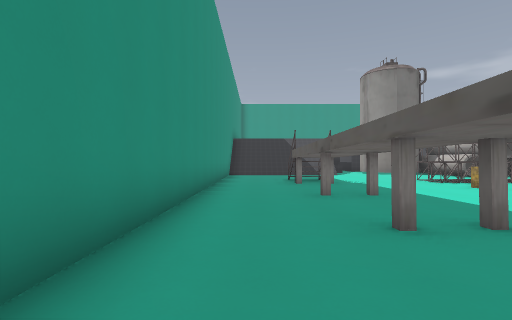
view 1 (above)

24 first-person views from a walk through a 3-D level made in the Godot game engine. The camera is 1.4 m above the floor, looks level and sees 85° across. The floor is counted in squares, 2 m on a side. Each view is taken from the middle of a square. On the plan, view 1 faces up. The plan holds only what a view shows up to about 9 squares ahead; the rest is blank. Characters and animated objects are left out.

view 2
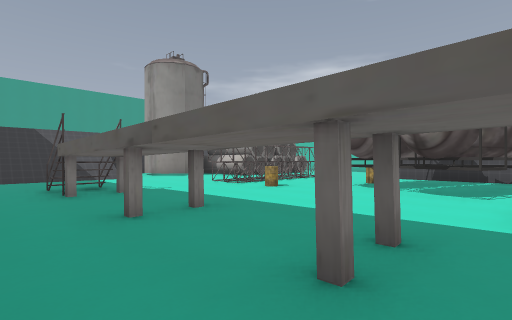

view 3
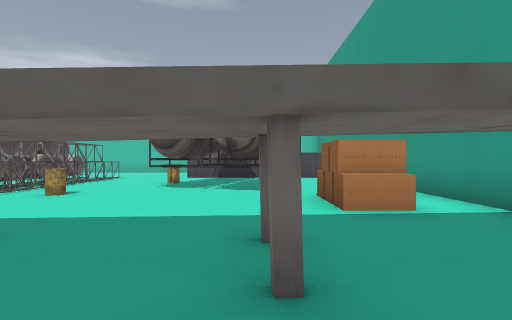

view 4
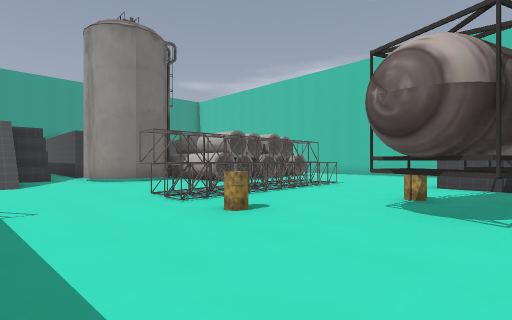

view 5
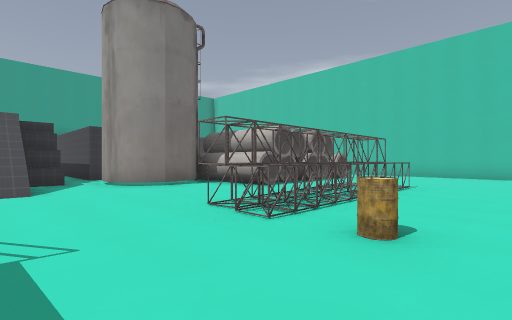

view 6
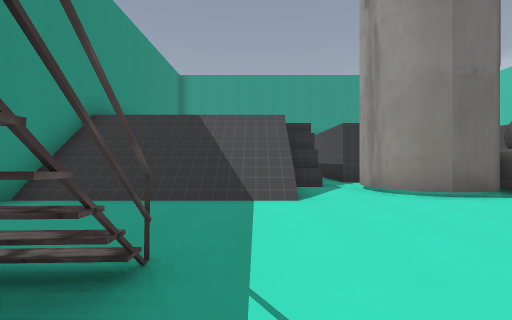

view 7
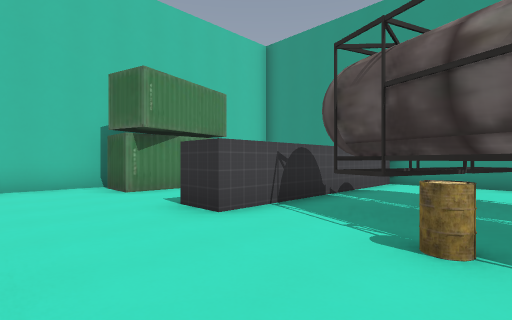

view 8
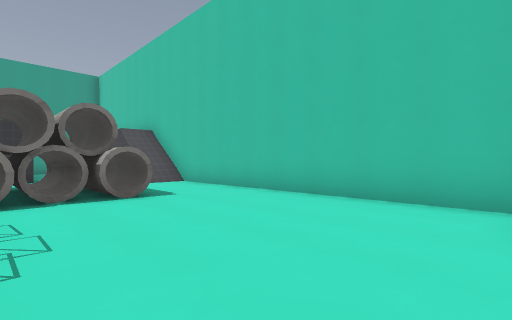

view 9
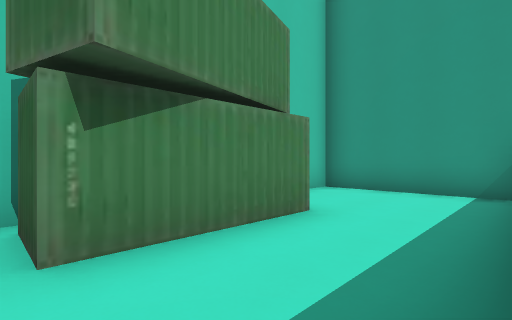

view 10
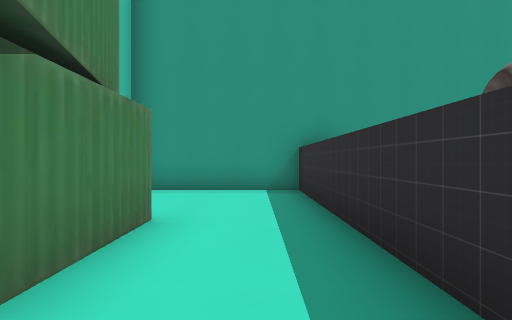

view 11
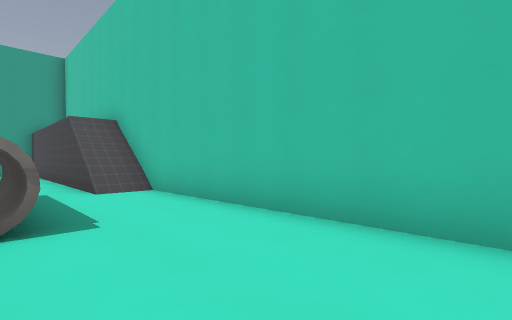

view 12
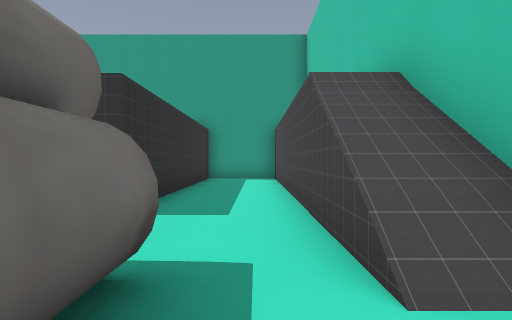

view 13
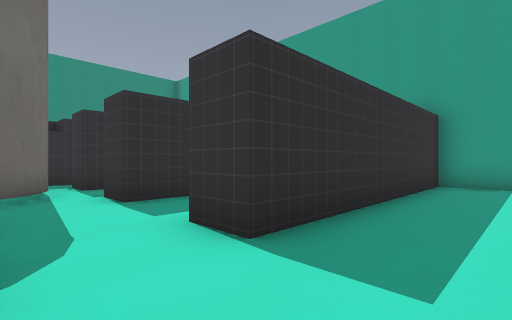

view 14
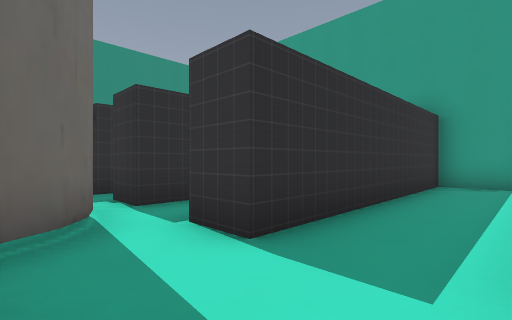

view 15
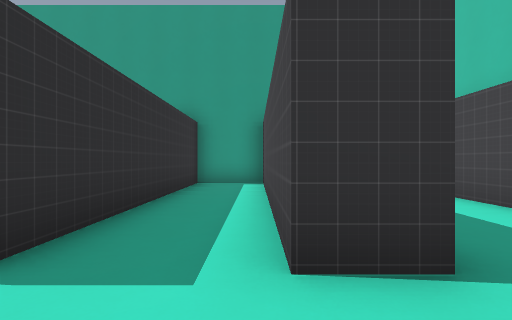

view 16
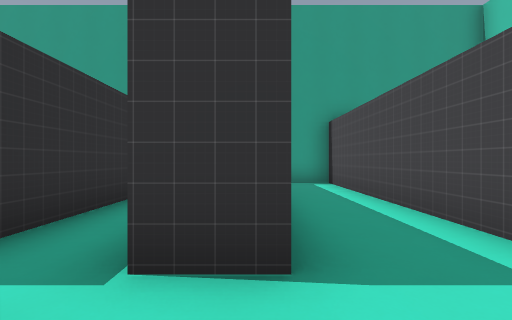

view 17
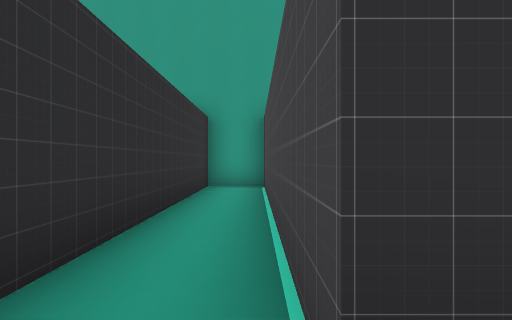

view 18
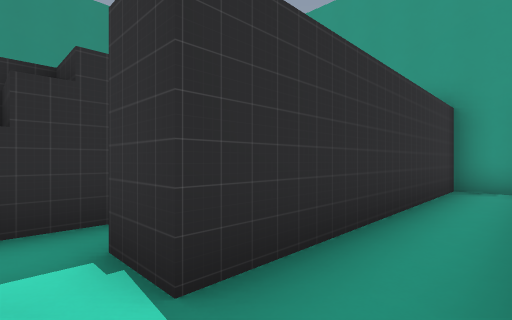

view 19
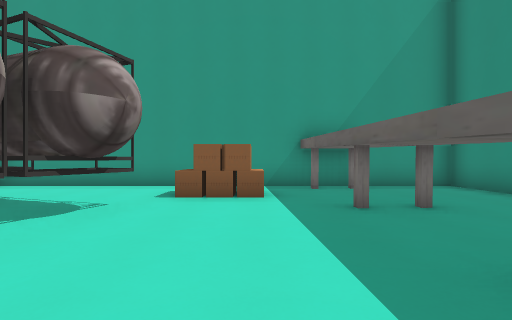

view 20
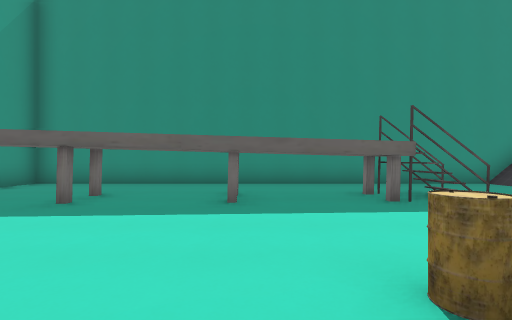

view 21
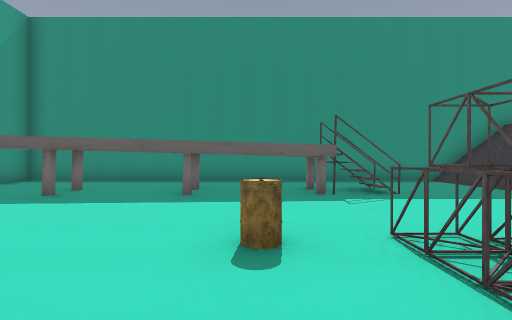

view 22
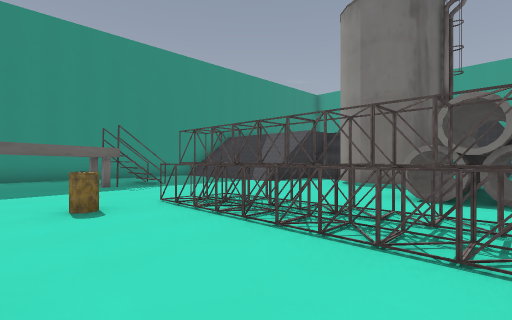

view 23
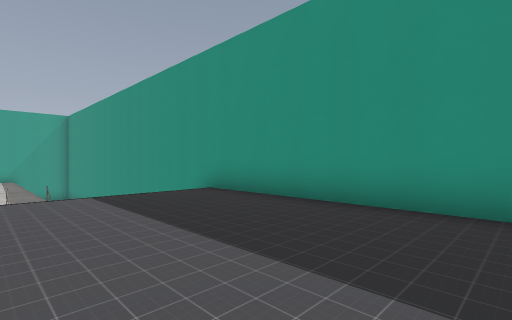

view 24
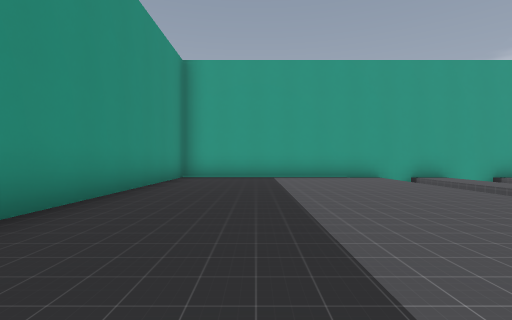

### Floor plan
Key: @ floor where view 1 was taken; # wall or solid block; x gap in a wall; . main floor; : floor 3.75 m higher than the main floor; / step, stairs or slope; = window, fence, low wall or low ledge; ^ raised ledge; T thing the floor can be seen under or through; B barrel; A box; C container.
Columns run from 2 left of view 1 to 16 right of it. Each row starts with its distance up from view 1.
 24 #################
 23 #::::::.#..#..#..
 22 #::::::.#..#..#.. #
 21 #::::::.#..#..#..:#
 20 #::::::.#..#..#..:#
 19 #::::::.#..#..#..:#
 18 #::::::.#..#..#..:#
 17 #::::::.##.#..#..:#
 16 #:::::^..#......./#
 15 #/////..###....../#
 14 #/////..########..#
 13 #/////.....#####..#
 12 #..........#####..#
 11 #.................#
 10 #..=T......TT.....#
  9 #..TT...TTTTT.....#
  8 #...T.............#
  7 #...T...B.........#
  6 #...T.............#
  5 #........#B#.##..C
  4 #........x^^###..C
  3 #...#...##^x.##..C
  2 #.........##.##...
  1 #.....A .....##...
  0 #.@..........##...#
 -1 ###################

Positions as (right, up) in squares from view 1, and headings:
1: (0, 0), facing up
2: (0, 2), facing up-right
3: (0, 3), facing right
4: (3, 4), facing up-right
5: (3, 6), facing up-right
6: (3, 8), facing up
7: (8, 8), facing down-right
8: (11, 6), facing up-right
9: (12, 6), facing down-right
10: (13, 6), facing down
11: (13, 8), facing up-right
12: (14, 13), facing up
13: (14, 15), facing up-left
14: (11, 15), facing up-left
15: (11, 15), facing up
16: (9, 15), facing up
17: (8, 16), facing up
18: (8, 16), facing up-left
19: (4, 7), facing down
20: (7, 6), facing left
21: (8, 7), facing left
22: (10, 6), facing up-left
23: (3, 21), facing down-left
24: (1, 15), facing up
